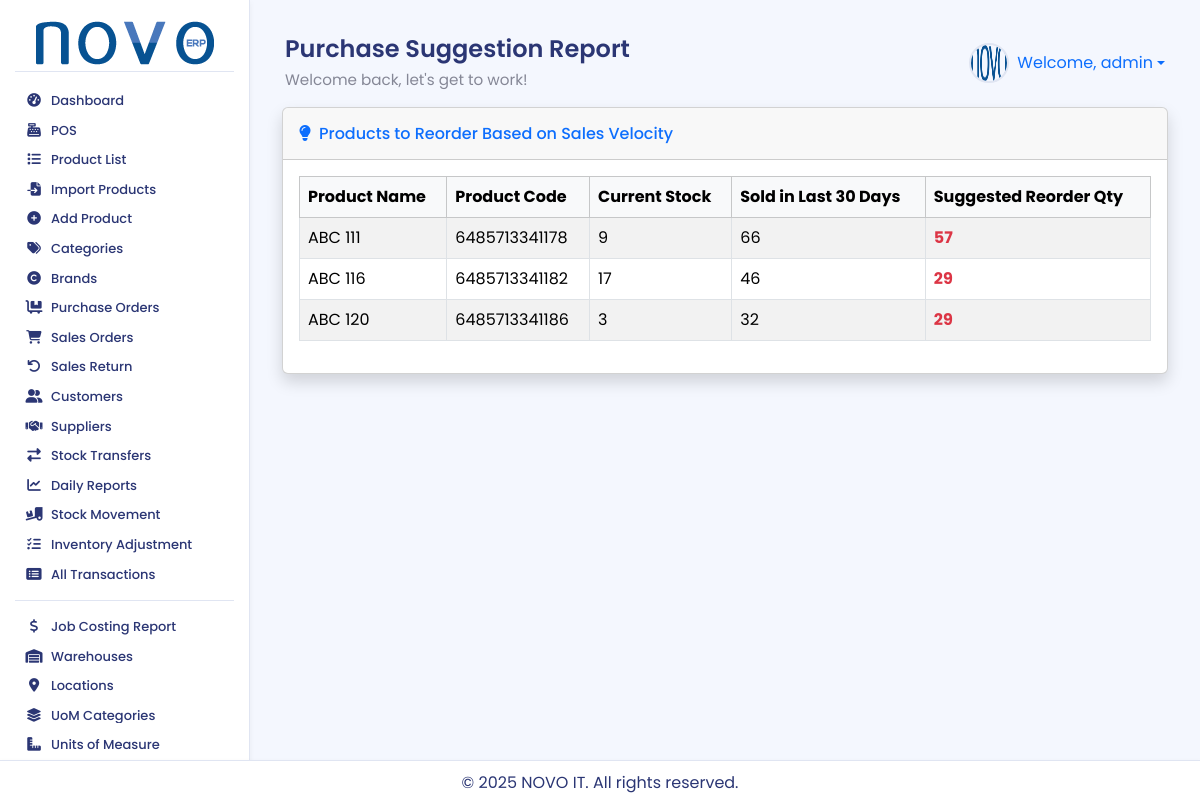
The app's page /reports/purchase-suggestion-report/ (signed in) with its own data.
### accounts/models.py (models this page shows, shortened)
class User(AbstractUser):
    warehouse = models.ForeignKey(
        Warehouse,
        on_delete=models.SET_NULL,
        null=True,
        blank=True,
        related_name='users', # এই গুদামের সাথে যুক্ত ইউজারদের সহজে খুঁজে পাওয়ার জন্য
        verbose_name="Assigned Warehouse" # অ্যাডমিন প্যানেলে প্রদর্শনের জন্য
    )
    class Meta:
        verbose_name = "User"
        verbose_name_plural = "Users"

### products/models.py (models this page shows, shortened)
class Product(models.Model):
    TRACKING_CHOICES = [
        ('none', 'Not Tracked'),
        ('lot', 'By Lots/Batches'),
        ('serial', 'By Serial Numbers'),
    ]
    tracking_method = models.CharField(max_length=10, choices=TRACKING_CHOICES, default='none', verbose_name="Tracking Method")
    product_code = models.CharField(max_length=100, unique=True, blank=True, null=True, verbose_name="Product Code/SKU")
    name = models.CharField(max_length=200, unique=True)
    category = models.ForeignKey(Category, on_delete=models.SET_NULL, null=True, blank=True)
    brand = models.ForeignKey(Brand, on_delete=models.SET_NULL, null=True, blank=True)
    supplier = models.ForeignKey('partners.Supplier', on_delete=models.SET_NULL, null=True, blank=True, related_name='products_supplied')
    description = models.TextField(blank=True, null=True)
    price = models.DecimalField(max_digits=10, decimal_places=2, help_text="Default Purchase Price")
    sale_price = models.DecimalField(max_digits=10, decimal_places=2, default=0.00)
    cost_price = models.DecimalField(
        max_digits=10,
        decimal_places=2,
        default=0.00,
        help_text="The actual cost of acquiring the product."
    )
    min_stock_level = models.PositiveIntegerField(default=5)
    image = models.ImageField(upload_to='product_images/', blank=True, null=True)
    barcode = models.ImageField(upload_to='barcodes/', blank=True, null=True, verbose_name="Barcode Image")
    unit_of_measure = models.ForeignKey(UnitOfMeasure, on_delete=models.SET_NULL, null=True, blank=True, related_name='products_by_uom')
    purchase_unit_of_measure = models.ForeignKey(UnitOfMeasure, on_delete=models.SET_NULL, null=True, blank=True, related_name='products_by_purchase_uom')
    sale_unit_of_measure = models.ForeignKey(UnitOfMeasure, on_delete=models.SET_NULL, null=True, blank=True, related_name='products_by_sale_uom')
    STATUS_CHOICES = [('in_stock', 'In Stock'), ('low_stock', 'Low Stock'), ('out_of_stock', 'Out of Stock')]
    status = models.CharField(max_length=20, choices=STATUS_CHOICES, default='out_of_stock')
    is_active = models.BooleanField(default=True)
    created_at = models.DateTimeField(auto_now_add=True)
    updated_at = models.DateTimeField(auto_now=True)
    class Meta:
        db_table = 'inventory_product'
        verbose_name_plural = "Products"

### reports/views.py (the view)
# urls.py: path('purchase-suggestion-report/', views.purchase_suggestion_report_view, name='purchase_suggestion_report'),
@login_required
def purchase_suggestion_report_view(request):
    user = request.user
    user_warehouse = getattr(user, 'warehouse', None)
    today = timezone.now().date()
    thirty_days_ago = today - timedelta(days=30)
    stock_qs = Stock.objects.all()
    if not user.is_superuser and user_warehouse:
        stock_qs = stock_qs.filter(warehouse=user_warehouse)
    products_in_stock = stock_qs.filter(quantity__gt=0).values('product_id').annotate(current_stock=Sum('quantity'))
    product_stock_map = {item['product_id']: item['current_stock'] for item in products_in_stock}
    sales_qs = SalesOrderItem.objects.filter(
        sales_order__order_date__gte=thirty_days_ago,
        product_id__in=product_stock_map.keys()
    )
    if not user.is_superuser and user_warehouse:
        sales_qs = sales_qs.filter(sales_order__warehouse=user_warehouse)
    sales_last_30_days = sales_qs.values('product_id').annotate(total_sold=Sum('quantity'))
    suggestion_list = []
    for sale in sales_last_30_days:
        product_id = sale['product_id']
        current_stock = product_stock_map.get(product_id, 0)
        total_sold = sale['total_sold']
        if current_stock < total_sold:
            product = Product.objects.get(id=product_id)
            suggestion_list.append({
                'product': product, 'current_stock': current_stock,
                'sold_last_30_days': total_sold, 'suggested_quantity': total_sold - current_stock,
            })
    paginator = Paginator(suggestion_list, 20)
    page_number = request.GET.get('page')
    page_obj = paginator.get_page(page_number)
    context = {'title': 'Purchase Suggestion Report', 'page_obj': page_obj}
    return render(request, 'reports/purchase_suggestion_report.html', context)

### reports/templates/reports/purchase_suggestion_report.html (shortened to what this page needs)
{% extends 'base.html' %}
{% load humanize %}
{% block page_title %}{{ title }}{% endblock %}
{% block content %}
<div class="container-fluid">
    <div class="card shadow">
        <div class="card-header py-3">
            <h6 class="m-0 font-weight-bold text-primary">
                <i class="fas fa-lightbulb me-2"></i>Products to Reorder Based on Sales Velocity
            </h6>
        </div>
        <div class="card-body">
            <div class="table-responsive">
                <table class="table table-bordered table-striped table-hover">
                    <thead class="table-light">
                        <tr>
                            <th>Product Name</th>
                            <th>Product Code</th>
                            <th>Current Stock</th>
                            <th>Sold in Last 30 Days</th>
                            <th>Suggested Reorder Qty</th>
                        </tr>
                    </thead>
                    <tbody>
                        {% for item in page_obj %}
                        <tr>
                            <td>{{ item.product.name }}</td>
                            <td>{{ item.product.product_code|default:"N/A" }}</td>
                            <td>{{ item.current_stock|intcomma }}</td>
                            <td>{{ item.sold_last_30_days|intcomma }}</td>
                            <td class="fw-bold text-danger">{{ item.suggested_quantity|intcomma }}</td>
                        </tr>
                        {% empty %}
                        <tr>
                            <td colspan="5" class="text-center">No purchase suggestions at the moment.</td>
                        </tr>
                        {% endfor %}
                    </tbody>
                </table>
            </div>
        </div>
    </div>
</div>
{% endblock %}

### inventory_system/templates/base.html (shortened to what this page needs)
{% load static %}
<!DOCTYPE html>
<html lang="en">
<head>
    <link href="https://cdn.jsdelivr.net/npm/select2@4.1.0-rc.0/dist/css/select2.min.css" rel="stylesheet" />
    <link href="https://cdn.jsdelivr.net/npm/bootstrap@5.3.3/dist/css/bootstrap.min.css" rel="stylesheet">
    <link rel="stylesheet" href="https://cdnjs.cloudflare.com/ajax/libs/font-awesome/6.4.0/css/all.min.css">
    <link rel="stylesheet" href="{% static 'css/style.css' %}">
</head>
<body>
<div class="wrapper">
    {% if user.is_authenticated %}
    <aside class="sidebar-nav">
        <div class="sidebar-header">
            <a href="{% url 'dashboard' %}">
                <img src="{% static 'images/logo.png' %}" alt="NOVO ERP Logo">
            </a>
        </div>
        <ul class="sidebar-menu">
            {% with user.groups.all|join:", " as user_groups %}
            {% if 'POS Sales Staff' in user_groups %}
                <li><a href="{% url 'pos:pos_view' %}"><i class="fas fa-cash-register fa-fw"></i> <span>POS</span></a></li>
                <li><a href="{% url 'products:product_list' %}"><i class="fas fa-list fa-fw"></i> <span>Product List</span></a></li>
            {% elif user.is_superuser %}
                <li><a href="{% url 'dashboard' %}"><i class="fas fa-tachometer-alt fa-fw"></i> <span>Dashboard</span></a></li>
                <li><a href="{% url 'pos:pos_view' %}"><i class="fas fa-cash-register fa-fw"></i> <span>POS</span></a></li>
                <li><a href="{% url 'products:product_list' %}"><i class="fas fa-list fa-fw"></i> <span>Product List</span></a></li>
                <li><a href="{% url 'products:import_products' %}"><i class="fas fa-file-import fa-fw"></i> <span>Import Products</span></a></li>
                <li><a href="{% url 'products:add_product' %}"><i class="fas fa-plus-circle fa-fw"></i> <span>Add Product</span></a></li>
                <li><a href="{% url 'products:category_list' %}"><i class="fas fa-tags fa-fw"></i> <span>Categories</span></a></li>
                <li><a href="{% url 'products:brand_list' %}"><i class="fas fa-copyright fa-fw"></i> <span>Brands</span></a></li>
                <li><a href="{% url 'purchase:purchase_order_list' %}"><i class="fas fa-dolly-flatbed fa-fw"></i> <span>Purchase Orders</span></a></li>
                <li><a href="{% url 'sales:sales_order_list' %}"><i class="fas fa-shopping-cart fa-fw"></i> <span>Sales Orders</span></a></li>
                <li><a href="{% url 'sales:create_sales_return' %}"><i class="fas fa-undo fa-fw"></i> <span>Sales Return</span></a></li>
                <li><a href="{% url 'partners:customer_list' %}"><i class="fas fa-user-friends fa-fw"></i> <span>Customers</span></a></li>
                <li><a href="{% url 'partners:supplier_list' %}"><i class="fas fa-handshake fa-fw"></i> <span>Suppliers</span></a></li>
                <li><a href="{% url 'purchase:stock_transfer_request_list' %}"><i class="fas fa-exchange-alt fa-fw"></i> <span>Stock Transfers</span></a></li>
                <li><a href="{% url 'reports:daily_sales_report' %}"><i class="fas fa-chart-line fa-fw"></i> <span>Daily Reports</span></a></li>
                <li><a href="{% url 'stock:stock_movement_report' %}"><i class="fas fa-truck-loading fa-fw"></i> <span>Stock Movement</span></a></li>
                <li><a href="{% url 'stock:inventory_adjustment' %}"><i class="fas fa-tasks fa-fw"></i> <span>Inventory Adjustment</span></a></li>
                <li><a href="{% url 'stock:transaction_list' %}"><i class="fas fa-list-alt fa-fw"></i> <span>All Transactions</span></a></li>
                <div class="sidebar-divider"></div>
                <li><a href="{% url 'costing:job_costing_report' %}"><i class="fas fa-dollar-sign fa-fw"></i> <span>Job Costing Report</span></a></li>
                <li><a href="{% url 'stock:warehouse_list' %}"><i class="fas fa-warehouse fa-fw"></i> <span>Warehouses</span></a></li>
                <li><a href="{% url 'stock:location_list' %}"><i class="fas fa-map-marker-alt fa-fw"></i> <span>Locations</span></a></li>
                <li><a href="{% url 'products:uom_category_list' %}"><i class="fas fa-layer-group fa-fw"></i> <span>UoM Categories</span></a></li>
                <li><a href="{% url 'products:unit_of_measure_list' %}"><i class="fas fa-ruler-combined fa-fw"></i> <span>Units of Measure</span></a></li>
                <li><a href="{% url 'management:backup_restore' %}"> <span>Backup/Restore</span></a></li>
            {% endif %}
            {% endwith %}
        </ul>
    </aside>
    {% endif %}
    <div class="main-content">
        {% if user.is_authenticated %}
        <header class="header">
            <div class="header-title">
                <h1>{% block page_title %}Dashboard{% endblock %}</h1>
                <p>Welcome back, let's get to work!</p>
            </div>
            <div class="d-flex align-items-center">
                <div class="user-profile dropdown">
                    <a href="#" class="dropdown-toggle text-decoration-none d-flex align-items-center" data-bs-toggle="dropdown" aria-expanded="false">
                        <img src="{% static 'images/default_avatar.png' %}" alt="Avatar" class="me-2"> Welcome, {{ user.username }}
                    </a>
                </div>
            </div>
        </header>
        {% endif %}
        <main>
            {% block content %}{% endblock %}
        </main>
        <footer class="footer">
            <p>&copy; {% now "Y" %} NOVO IT. All rights reserved.</p>
        </footer>
    </div>
</div>
</body>
</html>

### static/css/style.css (style rules this page uses)
:root { --primary: hsl(185, 75%, 43%); --success: #1cc88a; --info: #36b9cc; --warning: #f6c23e; --danger: #e74a3b; --text: #2B3674; --muted: #858796; --bg: #F4F7FE; --card: #FFFFFF; --border: #E0E5F2; --sidebar-text: #2B3674; --sidebar-active-bg: #4e73df; --sidebar-hover-bg: rgba(78, 115, 223, 0.1); --shadow-sm: 0 2px 6px rgba(0, 0, 0, 0.05); --shadow-md: 0 4px 12px rgba(0, 0, 0, 0.08); --transition-fast: 0.2s ease; --transition-smooth: 0.3s ease; }
body { font-family: 'Poppins', sans-serif; background-color: var(--bg); color: var(--text); display: flex; flex-direction: column; min-height: 100vh; margin: 0; overflow-x: hidden; }
.wrapper { flex: 1; display: flex; flex-direction: row; }
.sidebar-nav { width: 250px; background: var(--card); border-right: 1px solid var(--border); padding: 15px; transition: width var(--transition-fast); box-shadow: var(--shadow-sm); height: calc(100vh - 37px); position: sticky; top: 0; overflow-y: auto; display: flex; flex-direction: column; }
.sidebar-header { padding: 5px 5px; border-bottom: 1px solid var(--border); text-align: center; }
.sidebar-header a img { width: 100%; max-width: 180px; height: auto; object-fit: contain; }
.sidebar-menu { list-style: none; padding: 0; margin: 15px 0 0; flex: 1 1 auto; }
.sidebar-nav::after { content: ''; padding-bottom: 20px; }
.sidebar-menu li { margin-bottom: 2px; }
.sidebar-menu a { display: flex; align-items: center; padding: 6px 10px; border-radius: 8px; color: var(--sidebar-text); text-decoration: none; font-weight: 500; font-size: 13px; line-height: 1.2; transition: background-color var(--transition-smooth), transform var(--transition-fast), box-shadow var(--transition-fast); }
.sidebar-menu a i { margin-right: 8px; width: 18px; text-align: center; font-size: 0.85rem; transition: color var(--transition-fast); }
.sidebar-menu a span { white-space: nowrap; overflow: hidden; text-overflow: ellipsis; }
.sidebar-divider { height: 1px; background-color: var(--border); margin: 12px 0; }
.header { display: flex; justify-content: space-between; align-items: center; padding: 15px 15px; }
.header-title h1 { margin: 0; font-size: 1.5rem; font-weight: 600; }
.header-title p { margin: 5px 0 0; color: var(--muted); font-size: 0.95rem; }
.user-profile { display: flex; align-items: center; }
.user-profile img { width: 40px; height: 40px; border-radius: 50%; margin-right: 10px; border: 2px solid var(--border); }
.main-content { flex: 1; padding: 20px; padding-bottom: 60px; overflow-y: auto; background-color: var(--bg); }
.footer { position: fixed; bottom: 0; left: 0; width: 100%; height: 40px; background-color: var(--card); color: var(--text); text-align: center; padding: 10px; border-top: 1px solid var(--border); box-shadow: var(--shadow-sm); z-index: 1000; }

### records on screen
User: username "admin"
Product: product.name "ABC 111", product.product_code "6485713341178", current_stock "9", sold_last_30_days "66", suggested_quantity "57"
Product: product.name "ABC 116", product.product_code "6485713341182", current_stock "17", sold_last_30_days "46", suggested_quantity "29"
Product: product.name "ABC 120", product.product_code "6485713341186", current_stock "3", sold_last_30_days "32", suggested_quantity "29"

### other values on screen
{{ title }} "Purchase Suggestion Report"
